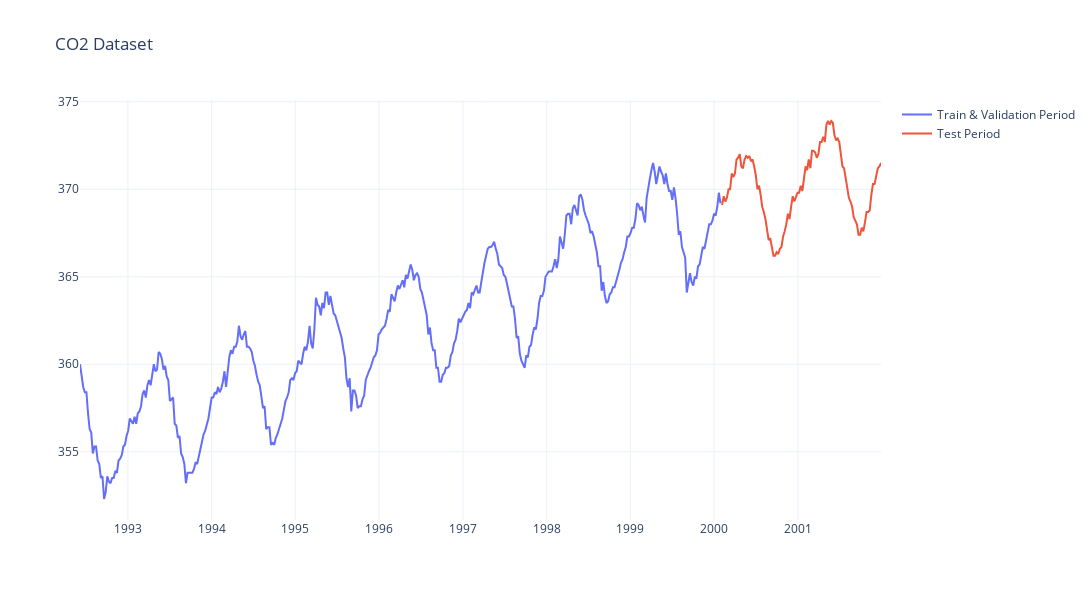

Write notebook code for a chart like this one.
### Markdown cell above
----------
# Time Series Modeling L.14

In this section, you will be asked to implement the following functions in `clustering_and_time_series.py`: 

1. **local_seasonal_decomposition**: Implement the seasonal decomposition of time series. The function takes the time series data and the period as input and returns the trend, seasonal, and residual components.
2. **difference**: Implement the differencing method to remove the trend from the time series data.
3. **is_stationary**: Implement the Augmented Dickey-Fuller test to check if the time series data is stationary.
4. **walk_forward_validation_arima**: Implement the walk-forward validation method for the ARIMA model. The function takes the time series data & the order of the ARIMA model, and returns the forecast.


*Note: Our dataset is collected from "Atmospheric CO2 from Continuous Air Samples at Mauna Loa Observatory, Hawaii, U.S.A." from Keeling et al (2004).*

### Code cell
data = statsmodels_datasets.co2.load_pandas().data
data = data.iloc[-500:]
data.interpolate(inplace=True)
data = data.reset_index()
data.columns = ['date', 'co2']
data["date"] = pd.to_datetime(data["date"])
data.resample('ME', on='date').mean()
data.set_index('date', inplace=True)

train = data.iloc[:int(0.8*len(data))]
test = data.iloc[int(0.8*len(data)):]

fig = go.Figure()
fig.add_trace(go.Scatter(x=train.index, y=train['co2'], mode='lines', name='Train & Validation Period'))
fig.add_trace(go.Scatter(x=test.index, y=test['co2'], mode='lines', name='Test Period'))
fig.update_layout(title='CO2 Dataset', height=600, width=1200, template='plotly_white', showlegend=True)
fig.show()

### Figure 1 — Plotly figure (JSON) as saved in the notebook; plotly's stock layout.template omitted (floating-point values rounded to 4 significant figures; data arrays with more than 128 entries replaced by an {"elided": "..."} marker saying what was removed)
{"data": [{"mode": "lines", "name": "Train & Validation Period", "type": "scatter", "x": {"elided": "400 str values"}, "y": {"elided": "400 float values"}}, {"mode": "lines", "name": "Test Period", "type": "scatter", "x": ["2000-02-05T00:00:00", "2000-02-12T00:00:00", "2000-02-19T00:00:00", "2000-02-26T00:00:00", "2000-03-04T00:00:00", "2000-03-11T00:00:00", "2000-03-18T00:00:00", "2000-03-25T00:00:00", "2000-04-01T00:00:00", "2000-04-08T00:00:00", "2000-04-15T00:00:00", "2000-04-22T00:00:00", "2000-04-29T00:00:00", "2000-05-06T00:00:00", "2000-05-13T00:00:00", "2000-05-20T00:00:00", "2000-05-27T00:00:00", "2000-06-03T00:00:00", "2000-06-10T00:00:00", "2000-06-17T00:00:00", "2000-06-24T00:00:00", "2000-07-01T00:00:00", "2000-07-08T00:00:00", "2000-07-15T00:00:00", "2000-07-22T00:00:00", "2000-07-29T00:00:00", "2000-08-05T00:00:00", "2000-08-12T00:00:00", "2000-08-19T00:00:00", "2000-08-26T00:00:00", "2000-09-02T00:00:00", "2000-09-09T00:00:00", "2000-09-16T00:00:00", "2000-09-23T00:00:00", "2000-09-30T00:00:00", "2000-10-07T00:00:00", "2000-10-14T00:00:00", "2000-10-21T00:00:00", "2000-10-28T00:00:00", "2000-11-04T00:00:00", "2000-11-11T00:00:00", "2000-11-18T00:00:00", "2000-11-25T00:00:00", "2000-12-02T00:00:00", "2000-12-09T00:00:00", "2000-12-16T00:00:00", "2000-12-23T00:00:00", "2000-12-30T00:00:00", "2001-01-06T00:00:00", "2001-01-13T00:00:00", "2001-01-20T00:00:00", "2001-01-27T00:00:00", "2001-02-03T00:00:00", "2001-02-10T00:00:00", "2001-02-17T00:00:00", "2001-02-24T00:00:00", "2001-03-03T00:00:00", "2001-03-10T00:00:00", "2001-03-17T00:00:00", "2001-03-24T00:00:00", "2001-03-31T00:00:00", "2001-04-07T00:00:00", "2001-04-14T00:00:00", "2001-04-21T00:00:00", "2001-04-28T00:00:00", "2001-05-05T00:00:00", "2001-05-12T00:00:00", "2001-05-19T00:00:00", "2001-05-26T00:00:00", "2001-06-02T00:00:00", "2001-06-09T00:00:00", "2001-06-16T00:00:00", "2001-06-23T00:00:00", "2001-06-30T00:00:00", "2001-07-07T00:00:00", "2001-07-14T00:00:00", "2001-07-21T00:00:00", "2001-07-28T00:00:00", "2001-08-04T00:00:00", "2001-08-11T00:00:00", "2001-08-18T00:00:00", "2001-08-25T00:00:00", "2001-09-01T00:00:00", "2001-09-08T00:00:00", "2001-09-15T00:00:00", "2001-09-22T00:00:00", "2001-09-29T00:00:00", "2001-10-06T00:00:00", "2001-10-13T00:00:00", "2001-10-20T00:00:00", "2001-10-27T00:00:00", "2001-11-03T00:00:00", "2001-11-10T00:00:00", "2001-11-17T00:00:00", "2001-11-24T00:00:00", "2001-12-01T00:00:00", "2001-12-08T00:00:00", "2001-12-15T00:00:00", "2001-12-22T00:00:00", "2001-12-29T00:00:00"], "y": [369.1, 369.6, 369.3, 369.5, 370, 370, 370.9, 370.7, 370.9, 371.7, 371.8, 372, 371.3, 371.2, 371.7, 371.9, 371.8, 371.9, 371.6, 371.7, 371.3, 370.8, 370, 370.2, 369.7, 369, 368.7, 368.3, 367.7, 367.1, 367.2, 366.7, 366.2, 366.2, 366.4, 366.3, 366.6, 366.7, 367.3, 367.6, 368, 368.6, 368.3, 369, 369.6, 369.3, 369.5, 369.8, 369.8, 370.2, 369.9, 370.8, 371.3, 371.1, 371.7, 371.2, 372.2, 372.2, 372.1, 371.8, 372, 372.7, 372.7, 373, 372.7, 373.7, 373.9, 373.7, 373.9, 373.8, 373.1, 372.8, 372.9, 372.7, 372.1, 371.3, 371.2, 370.6, 369.9, 369.5, 369.3, 369, 368.4, 368.2, 368, 367.4, 367.4, 367.8, 367.6, 368.1, 368.7, 368.7, 368.8, 369.7, 370.3, 370.3, 370.8, 371.2, 371.3, 371.5]}], "layout": {"height": 600, "showlegend": true, "title": {"text": "CO2 Dataset"}, "width": 1200}}
